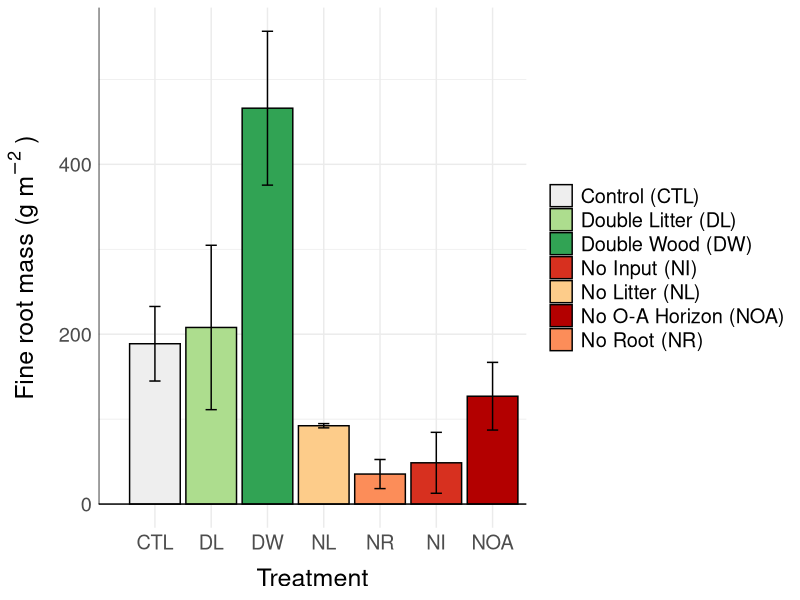
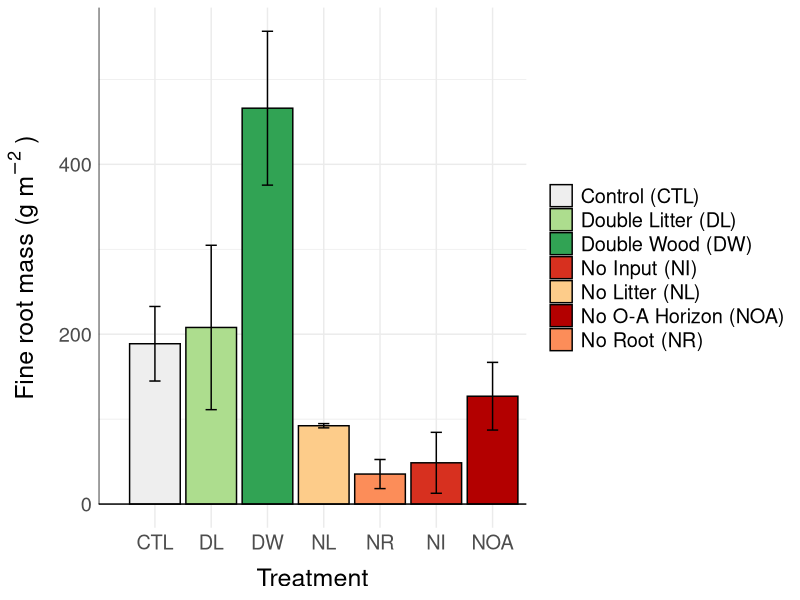

Generate these figures, in order, with R:
library(ggplot2)
library(gridExtra)
library(dplyr)

setwd(dirname(rstudioapi::getActiveDocumentContext()$path))

dnp <- read.csv("DIRT_DNP_key.csv")
colnames(dnp)[1] <- "DNP"

wts <- read.csv("DIRT20_DNP_root_rock_wts.csv")
colnames(wts)[1] <- "DNP"

data <- merge(dnp, wts, by="DNP", all.x=T, all.y=F)
write.csv(data, "DNP_rocks_roots.csv")

rep_smry <- data %>% filter(Depth < 10) %>% group_by(Trt, Plot, Rep) %>%
              summarise(root_sum = sum(RootWt, na.rm=TRUE))

plot_smry <- rep_smry %>% group_by(Trt, Plot) %>%
              summarise(root_mean = mean(root_sum, na.rm=TRUE))

trt_smry <- plot_smry %>% group_by(Trt) %>%
              summarise(root_mn = mean(root_mean, na.rm=TRUE),
                        root_sterr = sd(root_mean)/sqrt(3))

core_vol <- 10*(2.7*2.7)*3.14*0.000001 # in m^3

core_area <- (2.7*2.7)*3.14*0.0001 # in m^2

trt_smry$rootm2 <- trt_smry$root_mn/core_area
trt_smry$rootsterr_m2 <- trt_smry$root_sterr/core_area
write.csv(trt_smry, "DIRT20_root_summary.csv")


#gglot
trt_order <- c('CTL', 'DL', 'DW', 'NL', 'NR', 'NI', 'NOA')

root_plot <- ggplot(trt_smry, aes(x=factor(Trt, levels = trt_order), y=rootm2, fill=Trt)) +
  geom_histogram(stat = "identity", colour="black") + 
  theme_minimal() +
  annotate("segment", x=0, xend=Inf, y=0, yend=0) +
  annotate("segment", x=0, xend=-Inf, y=0, yend=Inf) +
  ylab(bquote('Fine root mass (g '*m^-2~')')) +
  xlab("Treatment") + 
  #ggtitle("HJA DIRT 20 YR: Fine Root Mass, 0-10 cm") +
  scale_fill_manual(labels = c("Control (CTL)", "Double Litter (DL)", "Double Wood (DW)", "No Input (NI)", "No Litter (NL)", "No O-A Horizon (NOA)", "No Root (NR)"),
                    values = c("#eeeeee", "#addd8e","#31a354","#d7301f",
                               "#fdcc8a", "#b30000","#fc8d59")) + 
  #theme(legend.position = "none") +
  theme(legend.title=element_blank()) +
  geom_errorbar(aes(ymin=rootm2-rootsterr_m2, ymax=rootm2+rootsterr_m2), width=.2,position=position_dodge(.9)) +
  theme(axis.title.y = element_text(margin = margin(t = 0, r = 10, b = 0, l = 0))) +
  theme(axis.title.x = element_text(margin = margin(t = 10, r = 0, b = 0, l = 0))) +
  theme(text = element_text(size=18))
root_plot

ggsave(plot=root_plot, filename = "fig4_root mass.jpeg",
       width = 9, height = 6 , dpi = 300)

                        
